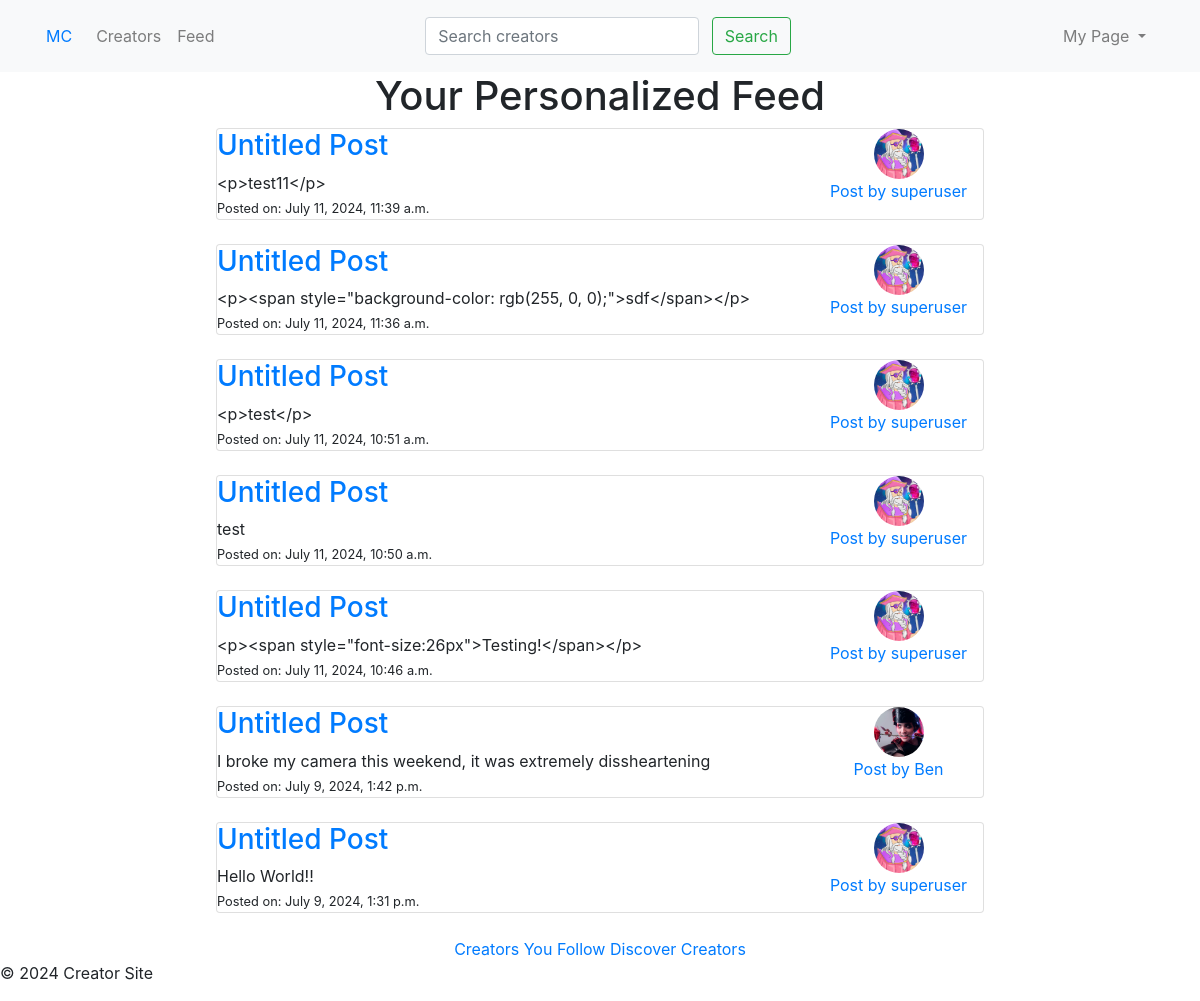
/feed/ (signed in), run on the app's committed database.
### creators/models.py (models this page shows, shortened)
class Post(models.Model):
    creator = models.ForeignKey('Creator', on_delete=models.CASCADE, related_name='posts')
    title = models.CharField(max_length=200, default="Untitled Post")
    content = models.TextField()
    created_at = models.DateTimeField(auto_now_add=True)
    updated_at = models.DateTimeField(auto_now=True)
    comments = models.JSONField(default=list)

class Creator(models.Model):
    CREATOR_TYPES = [
        ('PHOTOGRAPHER', 'Photographer'),
        ('GAME_DEVELOPER', 'Game Developer'),
        ('CONTENT_CREATOR', 'Content Creator'),
        ('ARTIST', 'Artist'),
        ('VOICE_ACTOR', 'Voice Actor'),
        ('OTHER', 'Other'),
    ]
    STATUS_CHOICES = [
        ('PENDING', 'Pending'),
        ('APPROVED', 'Approved'),
        ('REJECTED', 'Rejected'),
    ]
    user = models.OneToOneField(User, on_delete=models.CASCADE)
    avatar = models.ImageField(upload_to='creator_avatars/', null=True, blank=True)
    about_me = models.TextField(blank=True)
    creator_type = models.CharField(max_length=20, choices=CREATOR_TYPES, default='OTHER')
    status = models.CharField(max_length=10, choices=STATUS_CHOICES, default='PENDING')
    request_message = models.TextField(blank=True)
    followers = models.ManyToManyField(User, related_name='following', blank=True)

### creators/views.py (the view)
# urls.py: path('feed/', views.PersonalizedFeedView.as_view(), name='personalized_feed'),
class PersonalizedFeedView(LoginRequiredMixin, ListView):
    template_name = 'creators/personalized_feed.html'
    context_object_name = 'posts'
    def get_queryset(self):
        followed_creators = Creator.objects.filter(followers=self.request.user)
        return Post.objects.filter(creator__in=followed_creators).order_by('-created_at')
    def get_context_data(self, **kwargs):
        context = super().get_context_data(**kwargs)
        return context

### creators/templatetags/creator_tags.py (called while the page is built)
@register.simple_tag
def creator_status(user):
    if isinstance(user, AnonymousUser):
        return None
    try:
        creator = Creator.objects.get(user=user)
        return creator.status
    except Creator.DoesNotExist:
        return None

### creators/templates/creators/personalized_feed.html (shortened to what this page needs)
{% extends 'base.html' %}
{% load static %}
{% block content %}
  <div class="row">
    <div class="col-md-12 text-center">
      <h1>Your Personalized Feed</h1>
      {% if posts %}
        {% for post in posts %}
          <div class="d-flex justify-content-center mb-4">
            <div class="card" style="width: 48rem">
              <div class="row">
                <div class="col-md-9 text-left">
                  <h3>
                    <a href="{% url 'post_detail' pk=post.id %}">{{ post.title }}</a>
                  </h3>
                  {{ post.content|truncatewords:30 }}</br>
                  <small>Posted on: {{ post.created_at }}</small>
                </div>
                <div class="col-md-3">
                    {% if post.creator.avatar %}
                      <img class="avatar" src="{{ post.creator.avatar.url }}" alt="{{ post.creator.user.username }}'s avatar">
                    {% else %}
                      <img class="avatar" src="{% static 'images/placeholderavatar.png' %}" alt="{{ post.creator.user.username }}'s avatar">
                    {% endif %}
                    <br>
                    <a href="{% url 'post_detail' pk=post.id %}">Post by {{ post.creator.user.username }}</a>
                </div>
              </div>
            </div>
          </div>
          {% endfor %}
      {% else %}
        <p>No posts in your feed. Try following some creators!</p>
      {% endif %}
      <a href="{% url 'followed_creators' %}">Creators You Follow</a>
      <a href="{% url 'creator_list' %}">Discover Creators</a>
    </div>
  </div>
    {% endblock %}

### static/css/style.css (style rules this page uses)
body { margin: 0; padding: 0; font-family: 'Roboto', sans-serif; background-color: #f0f0f0; }
.avatar { width: 50px; height: 50px; object-fit: cover; border-radius: 50%; }

### data on the page
Post: title "Untitled Post", content "<p>test11</p>", created_at "July 11, 2024, 11:39 a.m.", creator.avatar (picture), creator.user.username "superuser"
Post: title "Untitled Post", content "<p><span style=\"background-color: rgb(255, 0, 0);\">sdf</span></p>", created_at "July 11, 2024, 11:36 a.m.", creator.avatar (picture), creator.user.username "superuser"
Post: title "Untitled Post", content "<p>test</p>", created_at "July 11, 2024, 10:51 a.m.", creator.avatar (picture), creator.user.username "superuser"
Post: title "Untitled Post", content "test", created_at "July 11, 2024, 10:50 a.m.", creator.avatar (picture), creator.user.username "superuser"
Post: title "Untitled Post", content "<p><span style=\"font-size:26px\">Testing!</span></p>", created_at "July 11, 2024, 10:46 a.m.", creator.avatar (picture), creator.user.username "superuser"
Post: title "Untitled Post", content "I broke my camera this weekend, it was extremely dissheartening", created_at "July 9, 2024, 1:42 p.m.", creator.avatar (picture), creator.user.username "Ben"
Post: title "Untitled Post", content "Hello World!!", created_at "July 9, 2024, 1:31 p.m.", creator.avatar (picture), creator.user.username "superuser"
